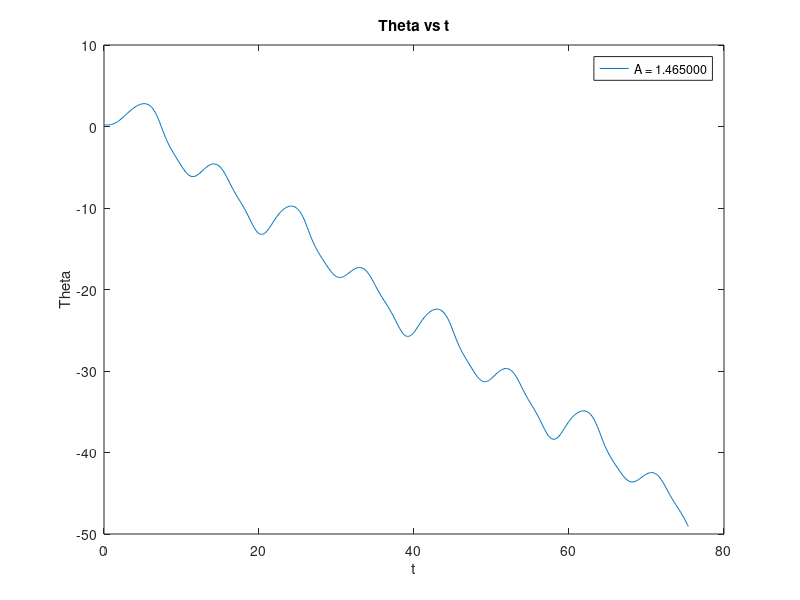
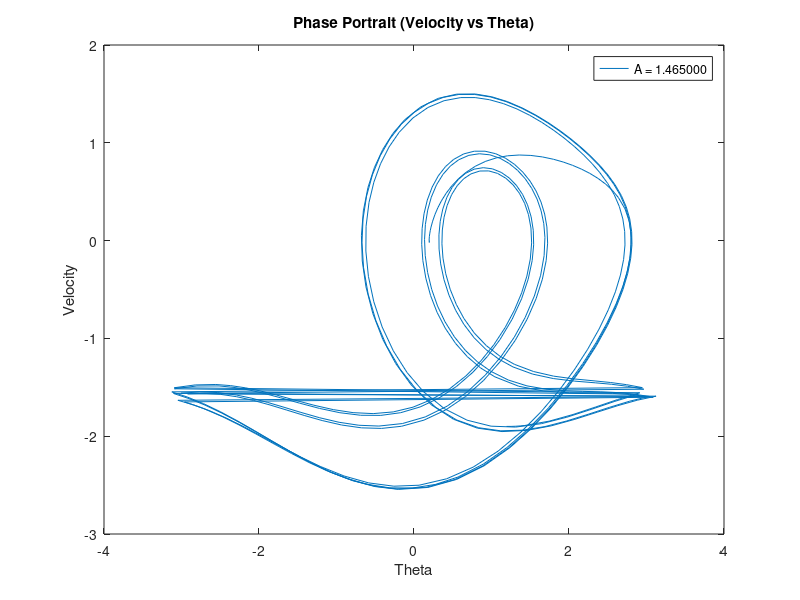

MATLAB code to generate these figures, in order:
function drive_motion()

    % Intial Conditions.
    initial_theta    = 0.2;
    initial_velocity = 0;
    % Constants
    v = 0.5;
    A = 1.465;
    w = 2/3;
    % Time scale for 300 periods.
    maxT = 2*pi*8/w;
    t = [0 maxT];
    
    % Solving the ODE.
    options = odeset('RelTol',1e-4,'AbsTol',1e-4);
    [t,theta]=ode45( @(t,theta) unforcedMotion(t,theta,v,A,w), t, [initial_theta initial_velocity], options);
    
    % theta as function of time
    figure;
    plot(t,theta(:,1));
    xlabel('t'); ylabel('Theta'); title('Theta vs t');
    legend(sprintf('A = %f',A));
    % Phase portrait of theta versus v
    theta(:,1) = perBdyCdn(theta); % Applying periodic boundary conditions.
    figure;
    plot(theta(:,1),theta(:,2));
    xlabel('Theta'); ylabel('Velocity'); title('Phase Portrait (Velocity vs Theta)')
    legend(sprintf('A = %f',A));
    
    % Function for the unforced motion, 2nd order differential equation
    % configured into two 1st order differential equations. 
    function dthetaValue = unforcedMotion(t, theta, v, A, w)
        dtheta1 = theta(2);
        dtheta2 = -v * theta(2) - sin(theta(1)) + A * sin(w*t);

        dthetaValue = [dtheta1; dtheta2];
    end
    
    % Implementing periodic boundary condition. 
    function theta = perBdyCdn(y)
        s = length(y(:,1));
        theta = zeros(s,1);
        % Iterating through each of the vector elements.
        for i = 1:s
            % Different cases for if the value is positive or negative.
            if(y(i,1)>=0)
                temp = y(i,1)/pi;
                if(temp > 1)
                    temp = floor(temp);
                    if( mod(temp,2)==0)
                       theta(i)= mod(y(i,1),pi);
                    else
                        theta(i)=  mod(y(i,1),pi)-pi;
                    end
                else
                    theta(i)=y(i,1);
                end
            else
                temp = y(i,1)/pi;
                if(temp < -1)
                    temp = ceil(temp);
                    if( rem(temp,2)==0)
                       theta(i)= rem(y(i,1),pi);
                    else
                        theta(i)= rem(y(i,1),pi)+pi;
                    end
                  else
                    theta(i)=y(i,1);
                end
            end
        end

    end

end